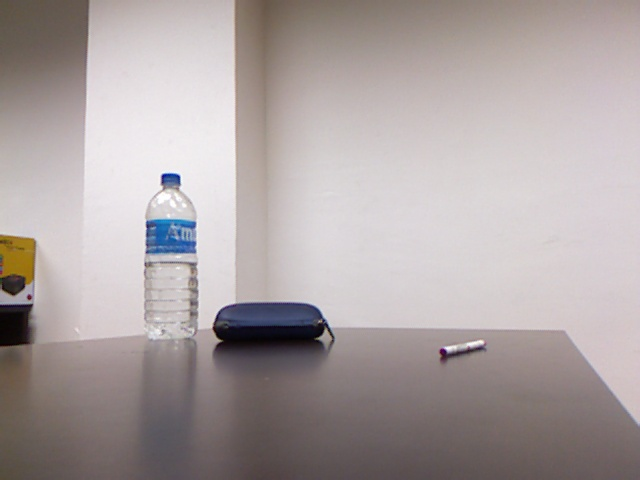
#> input picture a5/RGBD_dataset/1.jpg, 640 x 480 px
$ python range.py
#> lines starting #> are read from the running program, lines starting #| are printed output that depends on the picture
#> in main, opt_image is the input picture: shape (480, 640, 3); mean B, G, R 162.2, 162.4, 171.6
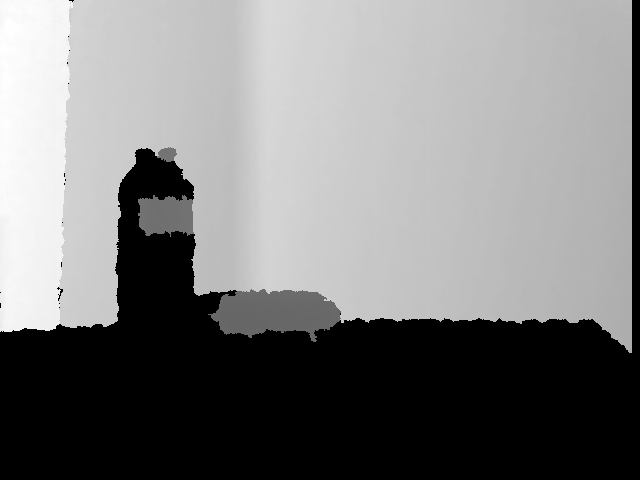
#> input picture a5/RGBD_dataset/1.png, 640 x 480 px
#> in main, range_image is the input picture: shape (480, 640); min 0, max 255, mean 125.7
import numpy as np
import cv2 as cv2
from matplotlib import pyplot as plt

points = []
colors = np.array([[0,0,128],
		[0,128,128],
		[128,0,0],
		[0,0,0],
		[255,255,255],
		[48,130,245],
		[25,255,255],
		[180,30,145],
		[195,255,170]])
def draw_point(event,x,y,flags,param):
	if event == cv2.EVENT_FLAG_LBUTTON:
		points.append((x,y))

def Choose_Point():
	cv2.setMouseCallback("Choose",draw_point)
	while(1):
		if len(points) == 1:
			break
		cv2.waitKey(10)
	point = points[0]
	points.clear()
	return point

def curvatures(range_image):
	h_y, h_x = np.gradient(range_image)
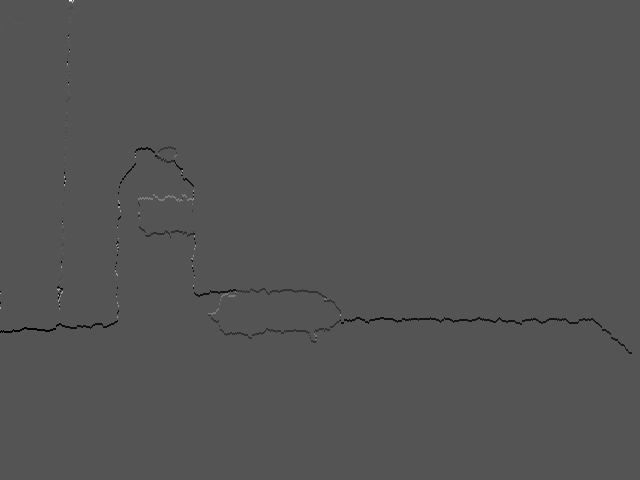
#> h_y: shape (480, 640) float64; min -122.5, max 246, mean -0.4; drawn with min black and max white
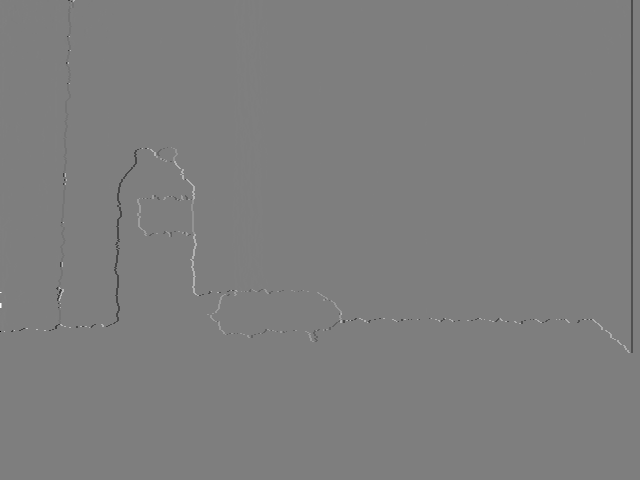
#> h_x: shape (480, 640) float64; min -237, max 240, mean -0.3; drawn with min black and max white
	h_xy, h_xx = np.gradient(h_x)
	h_yy, h_yx = np.gradient(h_y)

	assert (np.linalg.norm(h_xy-h_yx)==0) , 'unequal gradients'

	K = (h_xx*h_yy-h_xy*h_yx)/((1+h_x*h_x+h_y*h_y)**2)
	H = ((1+h_x*h_x)*h_yy+(1+h_y*h_y)*h_xx-2*(h_x*h_y)*h_xy)/(((1+h_x*h_x+h_y*h_y)**1.5))

	P_max = H + np.sqrt(H**2-K)
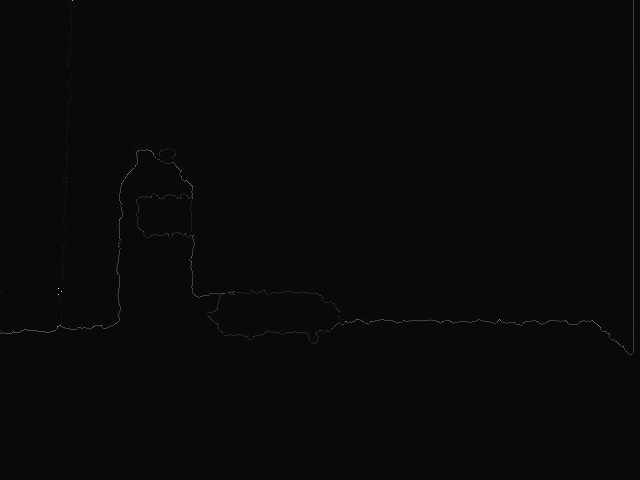
#> P_max: shape (480, 640) float64; min -16.01, max 434.1, mean 0.6; drawn with min black and max white
	P_min = H - np.sqrt(H**2-K)
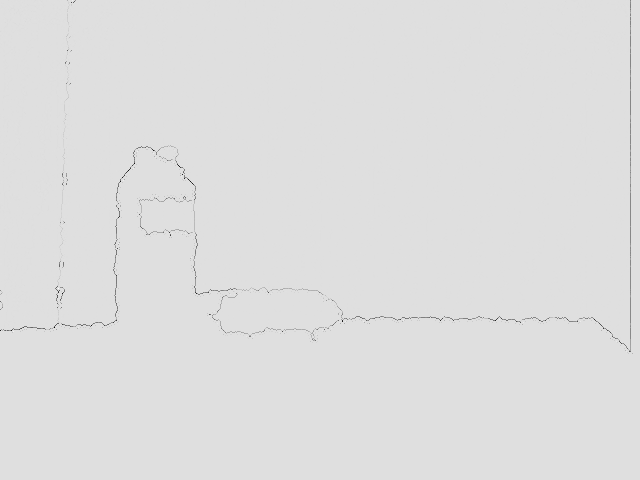
#> P_min: shape (480, 640) float64; min -223, max 30.95, mean -0.6; drawn with min black and max white

	return H, K, P_min, P_max

# [89 lines left out: functions principleSegmentation, gaussianSegmentation, isValid, NPS, NPSSegmentation, not called in this run]


def main():
	opt_image = cv2.imread('./RGBD_dataset/1.jpg',1)
	range_image = cv2.imread('./RGBD_dataset/1.png', 0)

	H, K, P_min, P_max = curvatures(range_image)

	cv2.imshow("Choose",opt_image)
	print('Select a point for topology estimation')
	print('-----------------------------------------------')

	topo_point = Choose_Point()
	(x,y) = topo_point
	cv2.rectangle(opt_image,(x-2,y-2),(x+2,y+2),(0,255,0),-1)
	cv2.imshow("Choose",opt_image)

	print('Principle Curvature (min) =', P_min[y,x])
	print('Principle Curvature (max) =', P_max[y,x])
	print('Gaussian Curvature =', K[y,x])
	print('-----------------------------------------------')

	k1, k2 = P_max[y,x], P_min[y,x]
	print('Based on Principle Curvatures:')
	if k1*k2 < 0:
		print('SADDLE POINT')
	elif k1 < 0 and k2 < 0:
		print('PEAK')
	elif k1 > 0 and k2 > 0:
		print('PIT')
	elif k1 == 0 and k2==0:
		print('FLAT')
	elif k1 == 0:
		if k2 < 0:
			print('RIDGE')
		else:
			print('VALLEY')
	elif k2 == 0:
		if k1 < 0:
			print('RIDGE')
		else:
			print('VALLEY')

	print('-----------------------------------------------')

	h = H[y,x]
	k = K[y,x]
	print('Based on mean and Gaussian: ')
	if k<0:
		if h < 0:
			print('SADDLE RIDGE')
		elif h == 0:
			print('MINIMAL SURFACE')
		else:
			print('SADDLE VALLEY')
	elif k == 0:
		if h < 0:
			print('RIDGE')
		elif h==0:
			print('FLAT')
		else:
			print('VALLEY')
	else:
		if h<0:
			print('PEAK')
		elif h==0:
			print('NONE')
		else:
			print('PIT')

	print('-----------------------------------------------')
	print('We use cardinality = 3 for NPS with a threshold k for range values')
	nps_set = NPS(range_image, (y,x))
	print('NPS set for selected point is: ')
	print(nps_set)
	nps_seg = np.zeros_like(range_image)
	# nps_seg, num = NPSSegmentation(nps_seg, range_image)
	# print(num)
	print('-----------------------------------------------')


	cv2.imshow('Optical Image', opt_image)
	cv2.imwrite('Optical_Image.jpg', opt_image)

	cv2.imshow('Range Image', range_image)
	cv2.imwrite('Range_Image.jpg', range_image)

	p_seg = np.zeros_like(opt_image)
	p_seg = principleSegmentation(P_min, P_max, p_seg)
	cv2.imshow('Principle Segmented', p_seg)
	cv2.imwrite('Principle_Segmented.jpg', p_seg)

	g_seg = np.zeros_like(opt_image)
	g_seg = gaussianSegmentation(H, K, g_seg)
	cv2.imshow('Gaussian Segmented', g_seg)
	cv2.imwrite('Gaussiam_Segmented.jpg', g_seg)
	cv2.waitKey(0)

if __name__ == "__main__":
	main()
